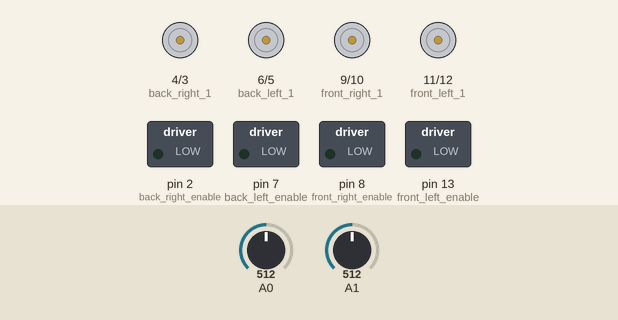
Simulated run of this sketch. Board: Arduino Uno, built with avr-gcc and run on an emulated ATmega328P. Shown: motor-driver pin pairs drawn as motors (green arrow = first pin HIGH = forward, orange = second pin HIGH = backward, longer = more drive), switched loads named in the sketch (green lamp = pin HIGH). The test bench sets the inputs (shaded band); at power-on: A0 = 512, A1 = 512.

Above: at 1.2 s.
1.3 s: A0 set to 533
2.8 s: A0 set to 557
At 4.0 s:
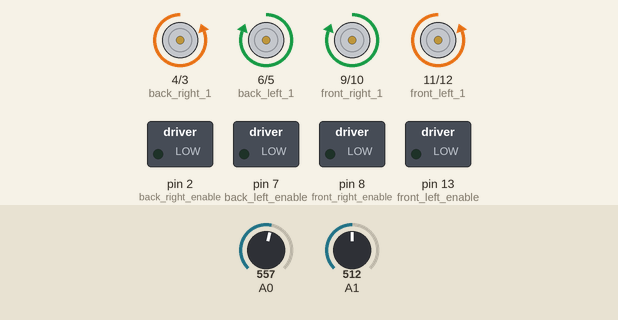
4.3 s: A1 set to 533
5.8 s: A1 set to 566
At 6.3 s:
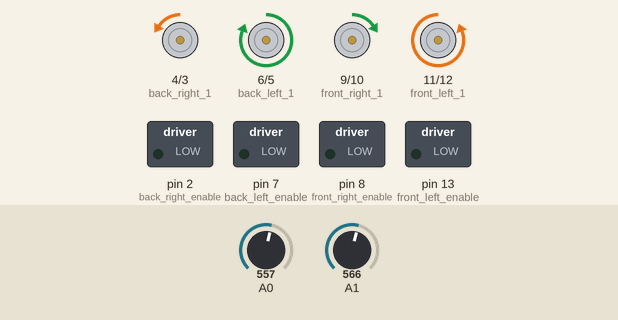
7.3 s: A0 set to 460
At 8.5 s:
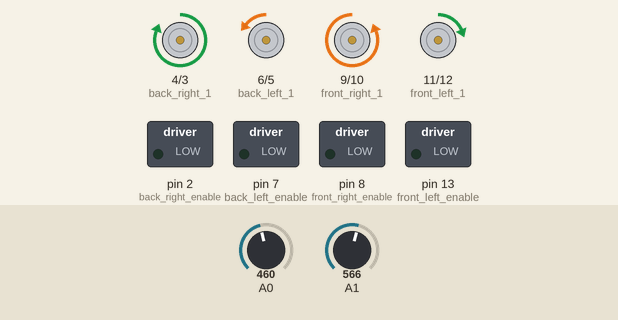
8.8 s: A1 set to 540
At 9.1 s:
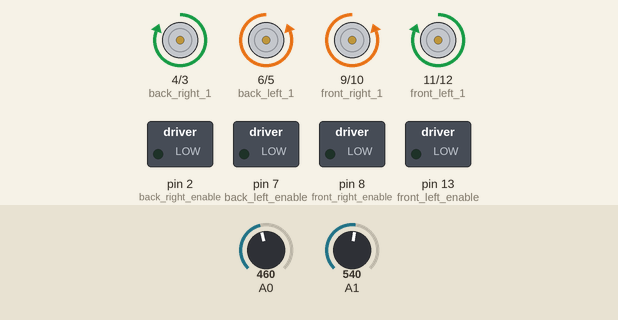
Timing chart, 0 to 11.3 s (numbered marks = the images above; inputs shaded):
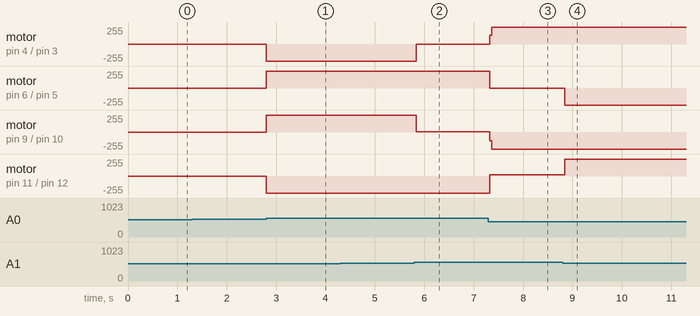

The sketch:

ams_2026_starter_code.ino
```cpp
///////////////////////////////////////////////////////////////////
//      Albertaloop Mechatronics Showdown
//      AMS Robot Car Starter Code
//      Version: 2.0
//      Date:  March 10, 2026
//      Author: Albertaloop
//
//      Description:
//      This starter code provides basic functionality for
//      controlling the AMS Robot Car. For detailed usage
//      instructions and additional features, refer to the
//      project GitHub
//
//      Note:
//      - This code is purely for reference.
//      - There may be some mistakes in the code.
//      - For support, reach out to anyone wearing an AlbertaLoop T-shirt.
//
//      © 2026 AlbertaLoop. All rights reserved.
///////////////////////////////////////////////////////////////////

// Pin assignments motors (matches the provided schematic)
/*
 * Note: The motor enable pins can be connected directly to 5V if speed control is not needed.
 * In that case, PWM control in this code is unnecessary and the motors will run at full speed.
 */

#define back_left_enable 7
#define back_left_1 6
#define back_left_2 5
#define back_right_enable 2
#define back_right_1 4
#define back_right_2 3

#define front_right_enable 8
#define front_right_1 9
#define front_right_2 10
#define front_left_enable 13
#define front_left_1 11
#define front_left_2 12

// Set initial values
int speed_back_left = 0;
int speed_back_right = 0;
int speed_front_right = 0;
int speed_front_left = 0;

///////////////////////////////////////////////////////////////////////////////////////////////////////////////////////////////////
void setup() {
  // the setup only runs once!

  // Set pin modes to output for the back motors
  pinMode(back_left_enable, OUTPUT);
  pinMode(back_right_enable, OUTPUT);
  pinMode(back_left_1, OUTPUT);
  pinMode(back_left_2, OUTPUT);
  pinMode(back_right_1, OUTPUT);
  pinMode(back_right_2, OUTPUT);

  // Set pin modes to output for front motors
  pinMode(front_right_enable, OUTPUT);
  pinMode(front_left_enable, OUTPUT);
  pinMode(front_right_1, OUTPUT);
  pinMode(front_right_2, OUTPUT);
  pinMode(front_left_1, OUTPUT);
  pinMode(front_left_2, OUTPUT);
}
///////////////////////////////////////////////////////////////////////////////////////////////////////////////////////////////////

void loop() {
  // Reads analog value of A0 and A1 for joystick
  int xAxis = analogRead(A0); // Read Joysticks X-axis (left and right)
  int yAxis = analogRead(A1); // Read Joysticks Y-axis (forward and backward)

  // Y-axis used for forward and backward control
  if (yAxis < 470) {
    // Case where joystick is pushed backwards --> Robot is moving backwards

    // Set back motors backward
    // Note: Setting pin 1 to HIGH and pin 2 to LOW will spin the motors in one direction.
    //       Setting pin 1 to LOW and pin 2 to HIGH will spin the motors in the opposite direction.
    // Note that the orientation of the motor changes the direction of rotation so you may have to swap these around in code or on hardware.
    digitalWrite(back_left_1, LOW);  // Set back left pin 1 to LOW
    digitalWrite(back_left_2, HIGH);  // Set back left pin 2 to HIGH
    digitalWrite(back_right_1, LOW);
    digitalWrite(back_right_2, HIGH);

    // Set front motors backwards
    digitalWrite(front_right_1, HIGH);
    digitalWrite(front_right_2, LOW);
    digitalWrite(front_left_1, HIGH);
    digitalWrite(front_left_2, LOW);

    // Convert the declining Y-axis readings for going backward from 470 to 0 into 0 to 255 value for the PWM signal for increasing the motor speed
    speed_back_left = map(yAxis, 470, 0, 0, 255);
    speed_back_right = map(yAxis, 470, 0, 0, 255);
    speed_front_right = map(yAxis, 470, 0, 0, 255);
    speed_front_left = map(yAxis, 470, 0, 0, 255);
  }
  else if (yAxis > 550) {
    // Case where joystick is pushed fowards --> Robot moves forwards

    // Set back motors forward

    // Note: Setting pin 1 to HIGH and pin 2 to LOW will spin the motors in one direction.
    //       Setting pin 1 to LOW and pin 2 to HIGH will spin the motors in the opposite direction.
    // Note that the orientation of the motor changes the direction of rotation
    digitalWrite(back_left_1, HIGH);
    digitalWrite(back_left_2, LOW);
    digitalWrite(back_right_1, HIGH);
    digitalWrite(back_right_2, LOW);

    // Set front motors forward
    digitalWrite(front_right_1, LOW);
    digitalWrite(front_right_2, HIGH);
    digitalWrite(front_left_1, LOW);
    digitalWrite(front_left_2, HIGH);

    // Convert the increasing Y-axis readings for going forward from 550 to 1023 into 0 to 255 value for the PWM signal for increasing the motor speed
    speed_back_left = map(yAxis, 550, 1023, 0, 255);
    speed_back_right = map(yAxis, 550, 1023, 0, 255);
    speed_front_right = map(yAxis, 550, 1023, 0, 255);
    speed_front_left = map(yAxis, 550, 1023, 0, 255);
  }
  else {
    // Case where joystick is in the middle --> Motors not moving
    speed_back_left = 0;
    speed_back_right = 0;
    speed_front_right = 0;
    speed_front_left = 0;
  }
///////////////////////////////////////////////////////////////////////////////////////////////////////////////////////////////////
  // X-axis used for left and right control
  if (xAxis > 550) {
    int xMapped = map(xAxis, 550, 1023, 0, 255);

    // Right motors backward
    digitalWrite(back_right_1, LOW);
    digitalWrite(back_right_2, HIGH);
    digitalWrite(front_right_1, HIGH);
    digitalWrite(front_right_2, LOW);
    speed_back_right += xMapped;
    speed_front_right += xMapped;

    // Left motors forward
    digitalWrite(back_left_1, HIGH);
    digitalWrite(back_left_2, LOW);
    digitalWrite(front_left_1, LOW);
    digitalWrite(front_left_2, HIGH);
    speed_back_left += xMapped;
    speed_front_left += xMapped;

    if (speed_back_left > 255) speed_back_left = 255;
    if (speed_back_right > 255) speed_back_right = 255;
    if (speed_front_right > 255) speed_front_right = 255;
    if (speed_front_left > 255) speed_front_left = 255;
  }


  else if (xAxis < 470) {
    int xMapped = map(xAxis, 470, 0, 0, 255);

    // Left motors backward
    digitalWrite(back_left_1, LOW);
    digitalWrite(back_left_2, HIGH);
    digitalWrite(front_left_1, HIGH);
    digitalWrite(front_left_2, LOW);
    speed_back_left += xMapped;
    speed_front_left += xMapped;

    // Right motors forward
    digitalWrite(back_right_1, HIGH);
    digitalWrite(back_right_2, LOW);
    digitalWrite(front_right_1, LOW);
    digitalWrite(front_right_2, HIGH);
    speed_back_right += xMapped;
    speed_front_right += xMapped;

    if (speed_back_left > 255) speed_back_left = 255;
    if (speed_back_right > 255) speed_back_right = 255;
    if (speed_front_right > 255) speed_front_right = 255;
    if (speed_front_left > 255) speed_front_left = 255;
  }

  // Prevent buzzing at low speeds (Adjust according to your motors. My motors couldn't start moving if PWM value was below value of 70)
  if (speed_back_left < 72) {
    speed_back_left = 0;
  }
  if (speed_back_right < 72) {
    speed_back_right = 0;
  }
  if (speed_front_right < 72) {
    speed_front_right = 0;
  }
  if (speed_front_left < 72) {
    speed_front_left = 0;
  }
  ///////////////////////////////////////////////////////////////////////////////////////////////////////////////////////////////////

  // Sends PWM signal to motors
  analogWrite(back_left_enable, speed_back_left); // Send analog signal to back left motor
  analogWrite(back_right_enable, speed_back_right); // Send analog signal to back right motor
  analogWrite(front_right_enable, speed_front_right); // Send analog signal to front right
  analogWrite(front_left_enable, speed_front_left); // Send analog signal to front left
}
```

Measured:
- the behaviour switches between 550 and 551 on A0 (found by bisection; images 0 and 1)
- the behaviour switches between 550 and 551 on A1 (found by bisection; images 1 and 2)
- after the input at 1.3 s, every drawn part: stays the same
- after the input at 2.8 s, motor on pin 4 (back_right_1) / pin 3 (back_right_2), motor on pin 11 (front_left_1) / pin 12 (front_left_2): stopped → backward 255/255 at once; motor on pin 6 (back_left_1) / pin 5 (back_left_2), motor on pin 9 (front_right_1) / pin 10 (front_right_2): stopped → forward 255/255 at once
- after the input at 4.3 s, every drawn part: stays the same
- after the input at 5.8 s, motor on pin 4 (back_right_1) / pin 3 (back_right_2): backward 255/255 → backward 7/255 at once; motor on pin 9 (front_right_1) / pin 10 (front_right_2): forward 255/255 → forward 7/255 at once
- after the input at 7.3 s, motor on pin 4 (back_right_1) / pin 3 (back_right_2): backward 7/255 → forward 255/255 at once; motor on pin 6 (back_left_1) / pin 5 (back_left_2): forward 255/255 → backward 3/255 at once
- after the input at 8.8 s, motor on pin 6 (back_left_1) / pin 5 (back_left_2): backward 3/255 → backward 255/255 at once; motor on pin 11 (front_left_1) / pin 12 (front_left_2): forward 17/255 → forward 255/255 at once
